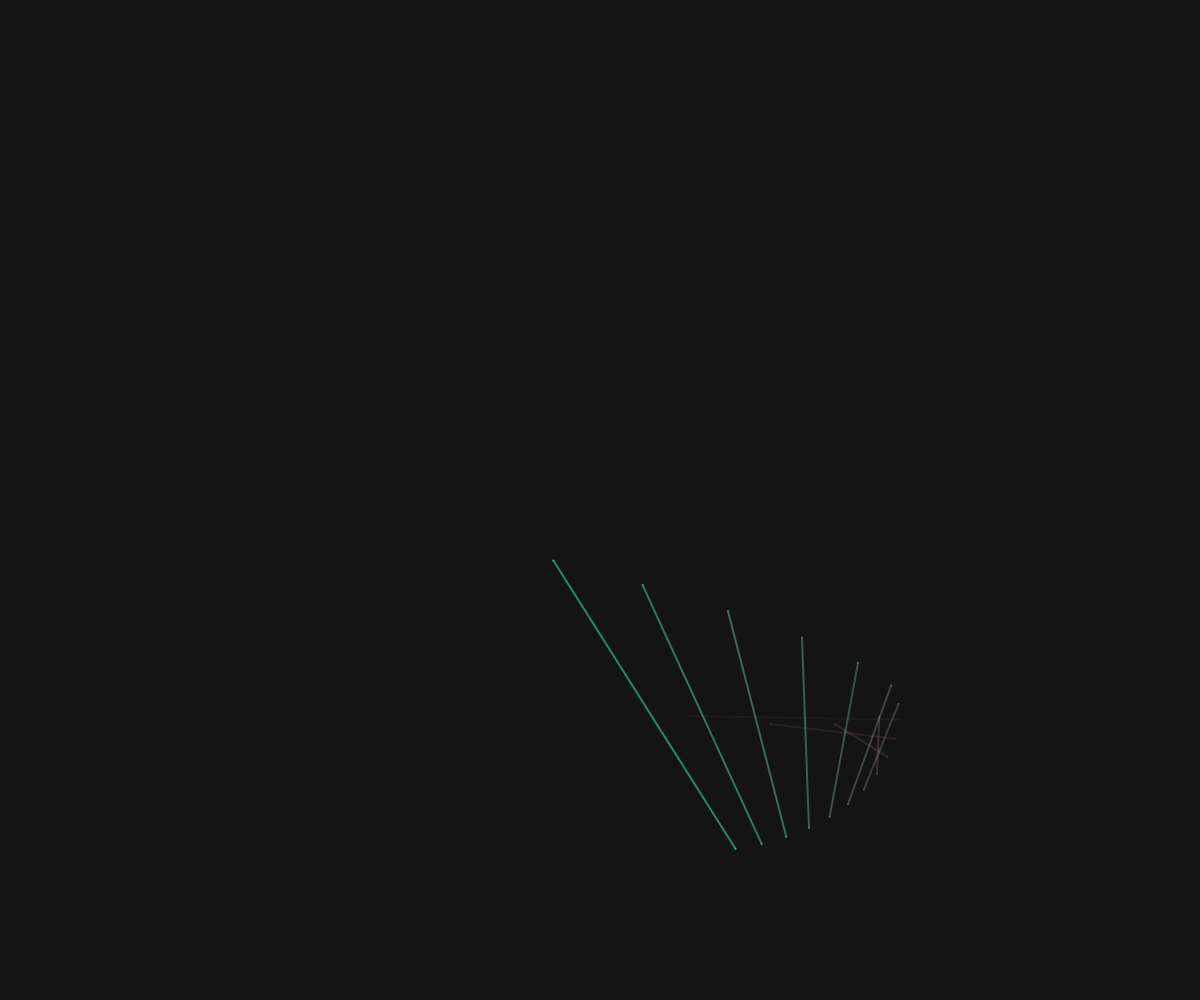
Frame 1 (no input)
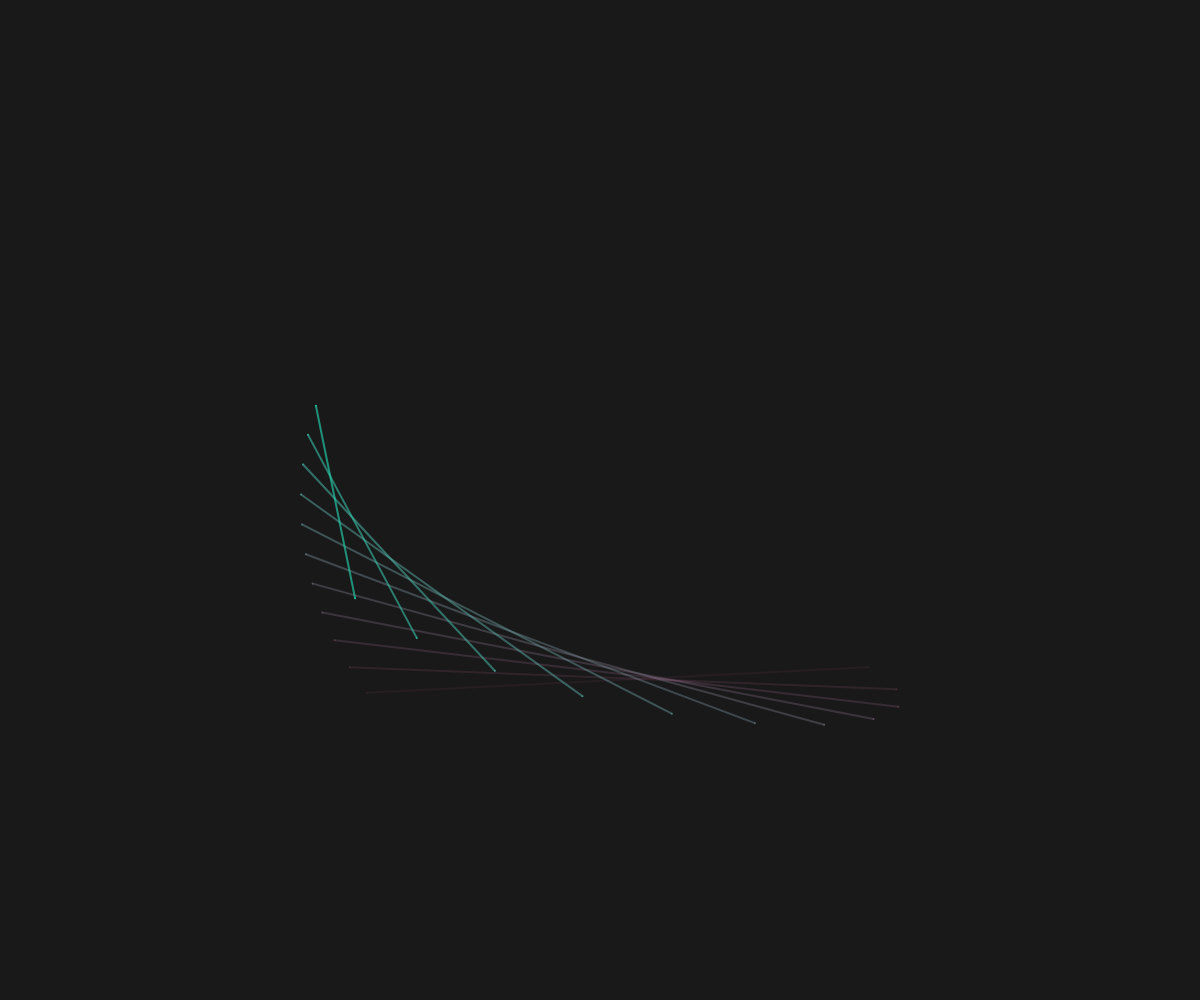
Frame 60 (no input)
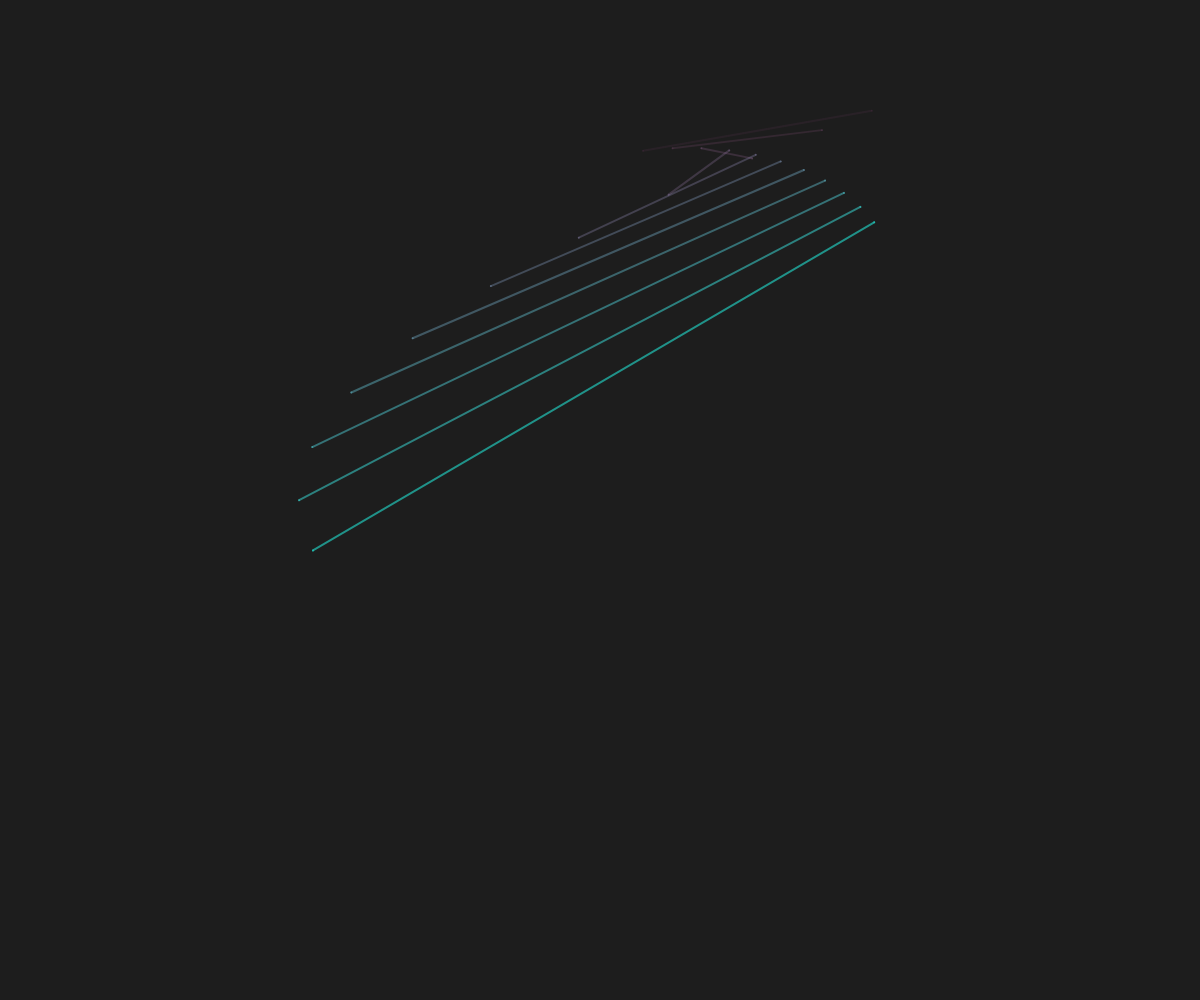
Frame 120 (the mouse pressed at the canvas centre since frame 60)

The p5.js sketch that drew these frames (run headless with seeded random() and noise() and a simulated clock; from frame 60 on, the mouse is pressed at the canvas centre):

// p5.js sketch
// ── sketch.js
var canvas;
var t = 0;

var numLines = 12;



function windowResized() {
	resizeCanvas(windowWidth, windowHeight);
}

function setup() {
	canvas = createCanvas(windowWidth, windowHeight);
	canvas.position(0,0);
	canvas.style(`z-index`,`-1`);
}

function draw() {

	translate(width/2, height/2);
	
	var scalex = width/4;
	var scaley = height/5;

	var x1 = function(t){
		return scalex*(sin(t*3)) + cos(t*5);
	}
	var x2 = function(t){
		return scalex*(cos(t)) + cos(t*2);
	}
	var y1 = function(t){
		return scaley*(sin(t) + cos(t*2));
	}
	var y2 = function(t){
		return scaley*(sin(t) + cos(t/2));
	}

	var d = dist(x1(t),y1(t),x2(t),y2(t));
	background(20*sin(t/10) + 20);


	for(var i = 0; i < numLines; i++){
		strokeWeight(2);
		stroke(255-i*20, 100+i*10, 150 + 100*sin(t/10), i*15);
		
		point(x1(t+(i/10)),y1(t+(i/10)));
		point(x2(t+(i/10)),y2(t+(i/10)));
		line(x1(t+(i/10)),y1(t+(i/10)),x2(t+(i/10)),y2(t+(i/10)));
	}
	

	t += 0.04;
	

}
